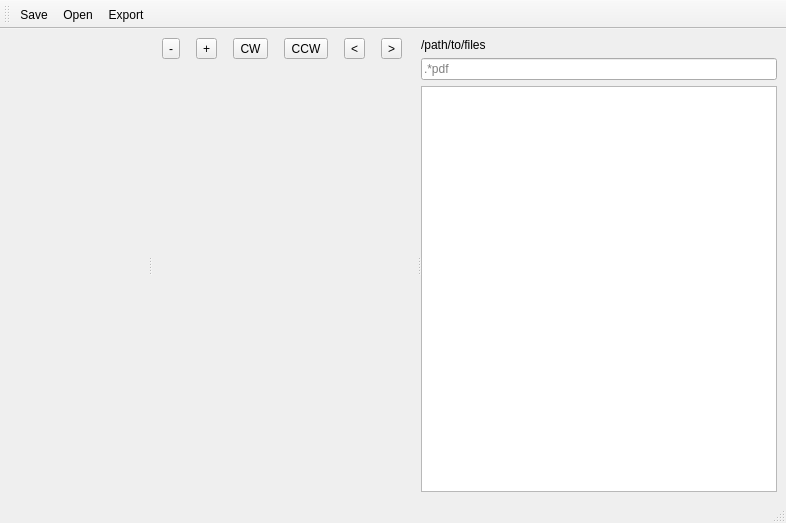
<?xml version="1.0" encoding="UTF-8"?>
<ui version="4.0">
 <class>ScoreWindow</class>
 <widget class="QMainWindow" name="ScoreWindow">
  <property name="geometry">
   <rect>
    <x>0</x>
    <y>0</y>
    <width>786</width>
    <height>523</height>
   </rect>
  </property>
  <property name="windowTitle">
   <string>ScoreWindow</string>
  </property>
  <widget class="QWidget" name="centralwidget">
   <layout class="QVBoxLayout" name="verticalLayout">
    <item>
     <widget class="QSplitter" name="splitter">
      <property name="orientation">
       <enum>Qt::Horizontal</enum>
      </property>
      <widget class="QWidget" name="output_doc_widget" native="true"/>
      <widget class="QWidget" name="preview_widget" native="true">
       <layout class="QVBoxLayout" name="verticalLayout_2" stretch="0,1">
        <item>
         <layout class="QHBoxLayout" name="horizontalLayout">
          <item>
           <widget class="QToolButton" name="toolButton_2">
            <property name="text">
             <string>-</string>
            </property>
           </widget>
          </item>
          <item>
           <widget class="QToolButton" name="toolButton_4">
            <property name="text">
             <string>+</string>
            </property>
           </widget>
          </item>
          <item>
           <widget class="QToolButton" name="toolButton_3">
            <property name="text">
             <string>CW</string>
            </property>
           </widget>
          </item>
          <item>
           <widget class="QToolButton" name="toolButton">
            <property name="text">
             <string>CCW</string>
            </property>
           </widget>
          </item>
          <item>
           <widget class="QToolButton" name="toolButton_5">
            <property name="text">
             <string>&lt;</string>
            </property>
           </widget>
          </item>
          <item>
           <widget class="QToolButton" name="toolButton_6">
            <property name="text">
             <string>&gt;</string>
            </property>
           </widget>
          </item>
         </layout>
        </item>
        <item>
         <widget class="PdfView" name="preview_pdfview" native="true"/>
        </item>
       </layout>
      </widget>
      <widget class="QWidget" name="files_widget" native="true">
       <layout class="QVBoxLayout" name="verticalLayout_3">
        <item>
         <widget class="QLabel" name="path_label">
          <property name="text">
           <string>/path/to/files</string>
          </property>
         </widget>
        </item>
        <item>
         <widget class="QLineEdit" name="filter_lineEdit">
          <property name="placeholderText">
           <string>.*pdf</string>
          </property>
         </widget>
        </item>
        <item>
         <widget class="QListWidget" name="files_listWidget"/>
        </item>
       </layout>
      </widget>
     </widget>
    </item>
   </layout>
  </widget>
  <widget class="QMenuBar" name="menubar">
   <property name="geometry">
    <rect>
     <x>0</x>
     <y>0</y>
     <width>786</width>
     <height>22</height>
    </rect>
   </property>
  </widget>
  <widget class="QStatusBar" name="statusbar"/>
  <widget class="QToolBar" name="toolBar">
   <property name="windowTitle">
    <string>toolBar</string>
   </property>
   <attribute name="toolBarArea">
    <enum>TopToolBarArea</enum>
   </attribute>
   <attribute name="toolBarBreak">
    <bool>false</bool>
   </attribute>
   <addaction name="save_action"/>
   <addaction name="open_action"/>
   <addaction name="export_action"/>
  </widget>
  <action name="save_action">
   <property name="icon">
    <iconset theme="document-save"/>
   </property>
   <property name="text">
    <string>Save</string>
   </property>
   <property name="toolTip">
    <string>Save file list</string>
   </property>
   <property name="shortcut">
    <string>Ctrl+S</string>
   </property>
  </action>
  <action name="open_action">
   <property name="icon">
    <iconset theme="folder-open"/>
   </property>
   <property name="text">
    <string>Open</string>
   </property>
   <property name="toolTip">
    <string>Open folder</string>
   </property>
  </action>
  <action name="export_action">
   <property name="icon">
    <iconset theme="document-print"/>
   </property>
   <property name="text">
    <string>Export</string>
   </property>
   <property name="toolTip">
    <string>Export as PDF</string>
   </property>
  </action>
 </widget>
 <customwidgets>
  <customwidget>
   <class>PdfView</class>
   <extends>QWidget</extends>
   <header>pdfview.h</header>
   <container>1</container>
  </customwidget>
 </customwidgets>
 <resources/>
 <connections/>
</ui>
